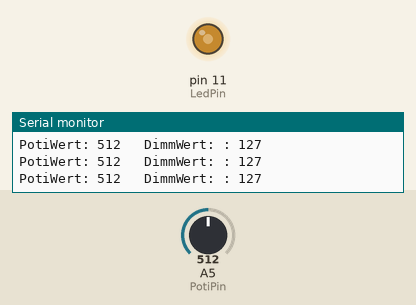
This sketch was run on a simulated Arduino Uno, built with avr-gcc and run on an emulated ATmega328P. Parts: output pins drawn as LEDs (lit = HIGH), the last lines printed to the serial monitor. The test bench sets the inputs (shaded band); at power-on: A5 (PotiPin) = 512.

Above: at 1.2 s.
1.3 s: A5 (PotiPin) set to 417
At 2.5 s:
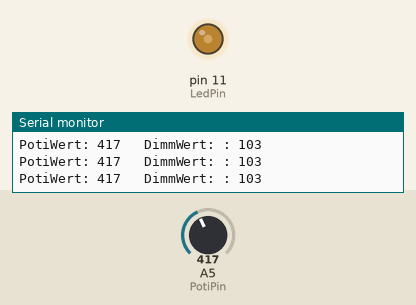
4.3 s: A5 (PotiPin) set to 390
At 5.4 s:
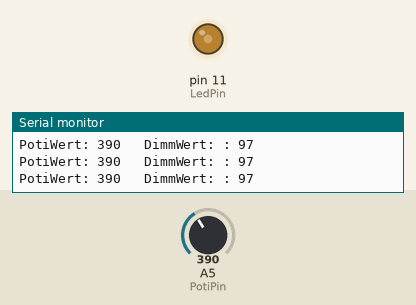
5.8 s: A5 (PotiPin) set to 716
At 6.5 s:
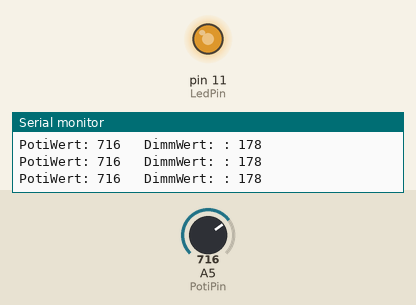
7.3 s: A5 (PotiPin) set to 122
At 8.0 s:
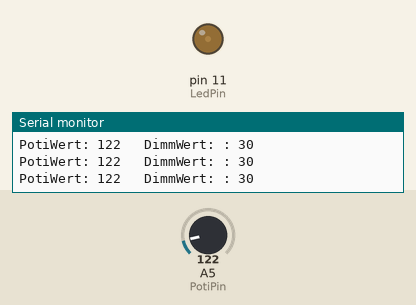
8.8 s: A5 (PotiPin) set to 900
At 9.1 s:
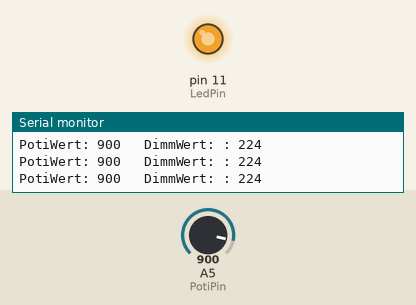
10.3 s: A5 (PotiPin) set to 0
At 11.6 s:
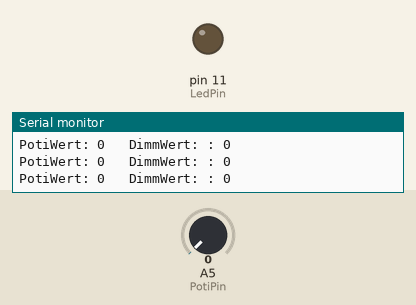
Timing chart, 0 to 12.8 s (numbered marks = the images above; inputs shaded):
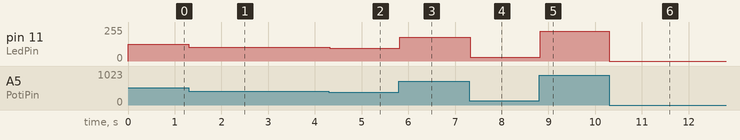

The sketch:

Potentiometer_Input.ino
```cpp
int PotiPin = 5;
int PotiWert = 0;

int LedPin = 11;
int DimmWert = 0;

void setup() {
 Serial.begin(9600);
 pinMode(PotiPin, INPUT);
 pinMode(LedPin, OUTPUT);
}

void loop() {

  PotiWert = analogRead(PotiPin);
  DimmWert = map(PotiWert, 0, 1023, 0, 255);

  analogWrite(LedPin, DimmWert);

  Serial.print("PotiWert: ");
  Serial.print(PotiWert);
  Serial.print("   DimmWert: : ");
  Serial.println(DimmWert);

  delay(30);
}
```

Measured:
- after the input at 1.3 s, pin 11 (LedPin): 127/255 → 103/255 at once
- after the input at 4.3 s, pin 11 (LedPin): 103/255 → 97/255 at once
- after the input at 5.8 s, pin 11 (LedPin): 97/255 → 178/255 at once
- after the input at 7.3 s, pin 11 (LedPin): 178/255 → 30/255 at once
- after the input at 8.8 s, pin 11 (LedPin): 30/255 → 224/255 at once
- after the input at 10.3 s, pin 11 (LedPin): 224/255 → 0/255 at once
